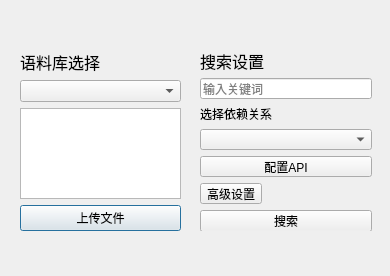
<?xml version="1.0" encoding="UTF-8"?>
<ui version="4.0">
 <class>Dialog</class>
 <widget class="QDialog" name="Dialog">
  <property name="geometry">
   <rect>
    <x>0</x>
    <y>0</y>
    <width>390</width>
    <height>276</height>
   </rect>
  </property>
  <property name="windowTitle">
   <string>Dialog</string>
  </property>
  <widget class="QWidget" name="layoutWidget">
   <property name="geometry">
    <rect>
     <x>20</x>
     <y>50</y>
     <width>161</width>
     <height>181</height>
    </rect>
   </property>
   <layout class="QVBoxLayout" name="verticalLayout">
    <item>
     <widget class="QLabel" name="label">
      <property name="font">
       <font>
        <pointsize>12</pointsize>
       </font>
      </property>
      <property name="text">
       <string>语料库选择</string>
      </property>
     </widget>
    </item>
    <item>
     <widget class="QComboBox" name="newCorpus">
      <property name="placeholderText">
       <string>select the corpus</string>
      </property>
      <property name="duplicatesEnabled">
       <bool>true</bool>
      </property>
     </widget>
    </item>
    <item>
     <widget class="QTextBrowser" name="textBrowser"/>
    </item>
    <item>
     <widget class="QPushButton" name="uploadButton">
      <property name="text">
       <string>上传文件</string>
      </property>
     </widget>
    </item>
   </layout>
  </widget>
  <widget class="QWidget" name="layoutWidget">
   <property name="geometry">
    <rect>
     <x>200</x>
     <y>50</y>
     <width>172</width>
     <height>181</height>
    </rect>
   </property>
   <layout class="QVBoxLayout" name="verticalLayout_2">
    <item>
     <widget class="QLabel" name="label_2">
      <property name="font">
       <font>
        <pointsize>12</pointsize>
       </font>
      </property>
      <property name="text">
       <string>搜索设置</string>
      </property>
     </widget>
    </item>
    <item>
     <widget class="QLineEdit" name="keyword">
      <property name="placeholderText">
       <string>输入关键词</string>
      </property>
     </widget>
    </item>
    <item>
     <widget class="QLabel" name="label_3">
      <property name="maximumSize">
       <size>
        <width>16777215</width>
        <height>20</height>
       </size>
      </property>
      <property name="text">
       <string>选择依赖关系</string>
      </property>
     </widget>
    </item>
    <item>
     <widget class="QComboBox" name="dep_key">
      <property name="editable">
       <bool>false</bool>
      </property>
      <property name="currentText">
       <string/>
      </property>
      <property name="placeholderText">
       <string>Select dependency factor</string>
      </property>
      <item>
       <property name="text">
        <string>complications</string>
       </property>
      </item>
      <item>
       <property name="text">
        <string>diagnostic guidelines</string>
       </property>
      </item>
      <item>
       <property name="text">
        <string>post conditions</string>
       </property>
      </item>
     </widget>
    </item>
    <item>
     <widget class="QPushButton" name="pushButton">
      <property name="text">
       <string>配置API</string>
      </property>
     </widget>
    </item>
    <item>
     <widget class="QToolButton" name="advanceButton">
      <property name="text">
       <string>高级设置</string>
      </property>
     </widget>
    </item>
    <item>
     <widget class="QPushButton" name="searchButton">
      <property name="text">
       <string>搜索</string>
      </property>
     </widget>
    </item>
   </layout>
  </widget>
 </widget>
 <tabstops>
  <tabstop>newCorpus</tabstop>
  <tabstop>uploadButton</tabstop>
  <tabstop>keyword</tabstop>
  <tabstop>dep_key</tabstop>
  <tabstop>advanceButton</tabstop>
  <tabstop>searchButton</tabstop>
 </tabstops>
 <resources/>
 <connections/>
</ui>
